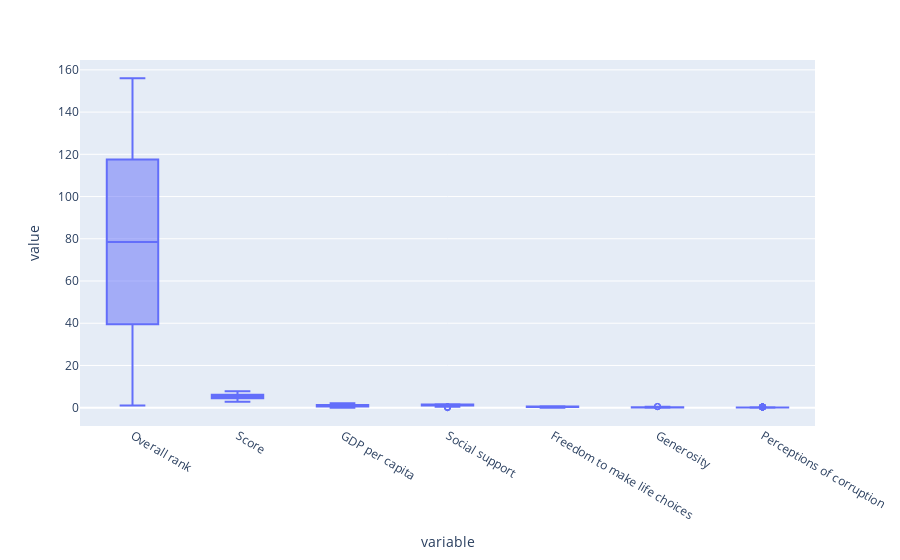

Write notebook code for a chart like this one.
### Code cell
fig = px.box(data_num,points="suspectedoutliers")
fig.show()

### Figure 1 — Plotly figure (JSON) as saved in the notebook; plotly's stock layout.template omitted (floating-point values rounded to 4 significant figures; data arrays with more than 128 entries replaced by an {"elided": "..."} marker saying what was removed)
{"data": [{"alignmentgroup": "True", "boxpoints": "suspectedoutliers", "hovertemplate": "variable=%{x}<br>value=%{y}<extra></extra>", "legendgroup": "", "marker": {"color": "#636efa"}, "name": "", "notched": false, "offsetgroup": "", "orientation": "v", "showlegend": false, "type": "box", "x": {"elided": "2184 str values"}, "x0": " ", "xaxis": "x", "y": {"elided": "2184 float values"}, "y0": " ", "yaxis": "y"}], "layout": {"boxmode": "group", "legend": {"tracegroupgap": 0}, "margin": {"t": 60}, "xaxis": {"anchor": "y", "domain": [0, 1], "title": {"text": "variable"}}, "yaxis": {"anchor": "x", "domain": [0, 1], "title": {"text": "value"}}}}
